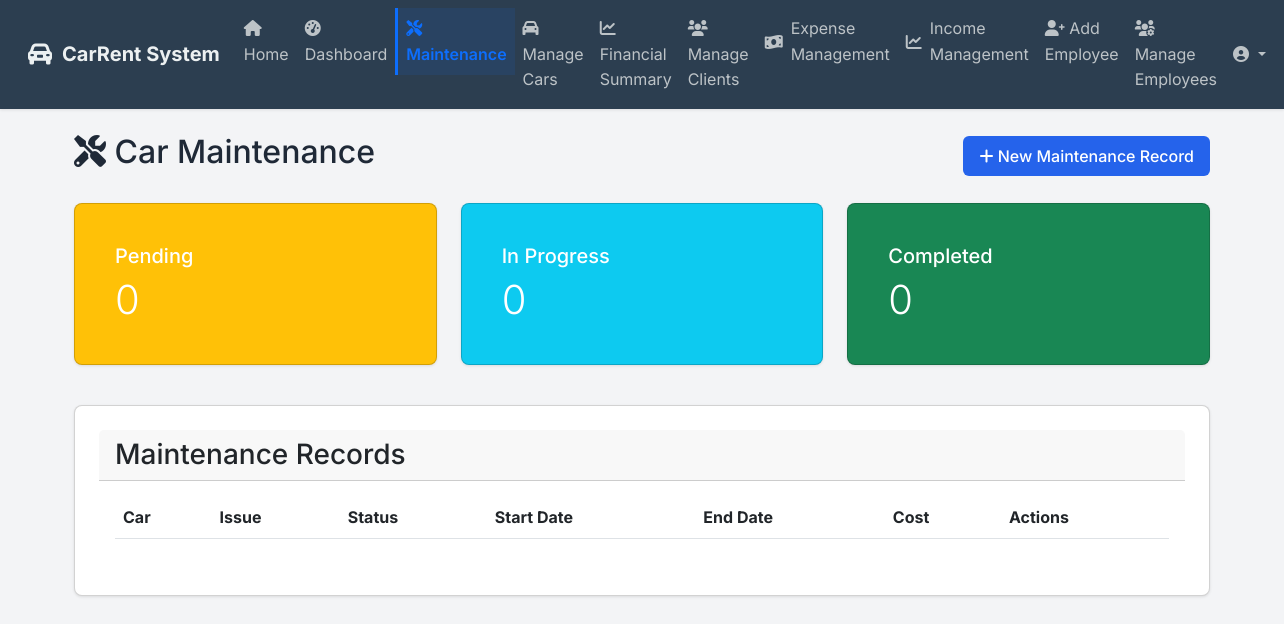
Before: /maintenance (signed in) with the older database file.
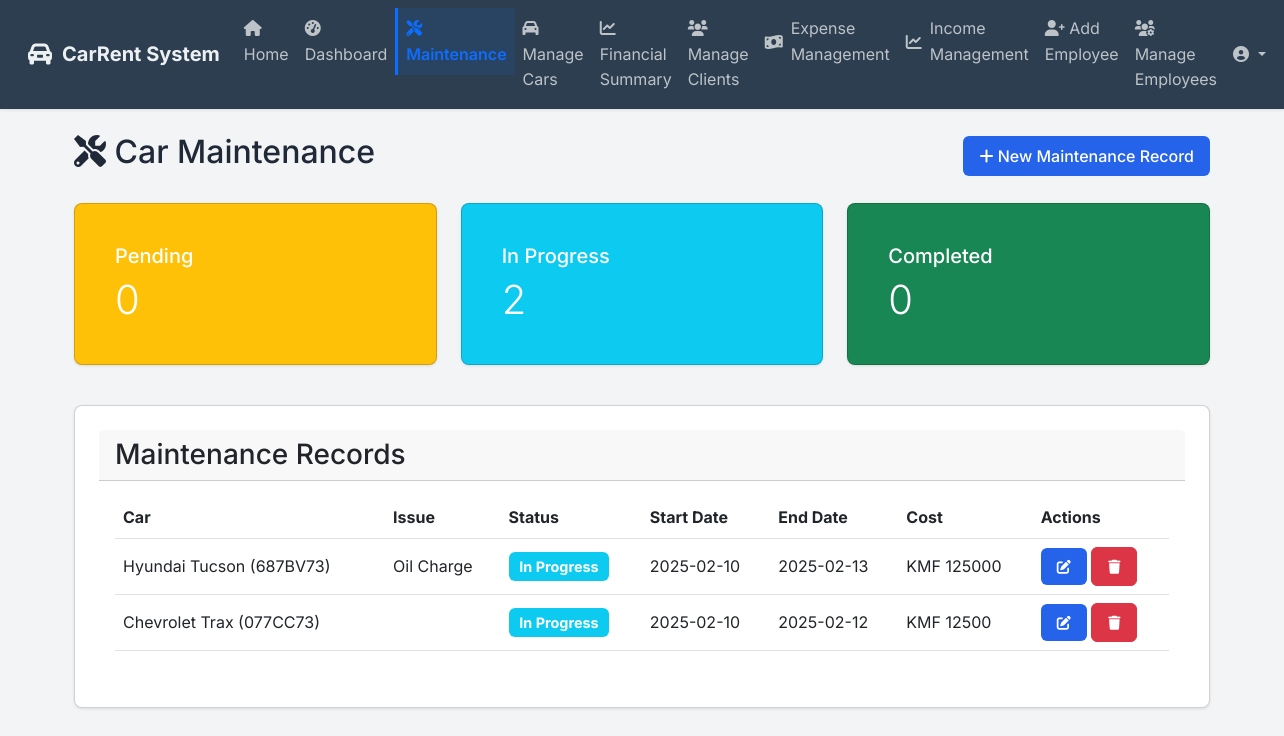
After: the same page with the newer database file.
### app/models.py (models this page shows)
class Maintenance(db.Model):
    id = db.Column(db.Integer, primary_key=True)
    car_id = db.Column(db.Integer, db.ForeignKey('car.id'), nullable=False)
    employee_id = db.Column(db.Integer, db.ForeignKey('user.id'), nullable=False)
    issue_description = db.Column(db.Text, nullable=False)
    status = db.Column(db.String(20), default='pending')  # pending, in_progress, completed
    cost = db.Column(db.Float, nullable=True)
    start_date = db.Column(db.DateTime, nullable=False, default=datetime.utcnow)
    end_date = db.Column(db.DateTime, nullable=True)
    notes = db.Column(db.Text, nullable=True)
    created_at = db.Column(db.DateTime, default=datetime.utcnow)
    updated_at = db.Column(db.DateTime, default=datetime.utcnow, onupdate=datetime.utcnow)

class Car(db.Model):
    id = db.Column(db.Integer, primary_key=True)
    model = db.Column(db.String(100), nullable=False)
    year = db.Column(db.Integer, nullable=False)
    license_plate = db.Column(db.String(20), unique=True, nullable=False)
    daily_rate = db.Column(db.Float, nullable=False)
    is_available = db.Column(db.Boolean, default=True)
    category = db.Column(db.String(50), nullable=False)
    description = db.Column(db.Text)
    features = db.Column(db.Text)  # Store as JSON string
    main_image = db.Column(db.String(200))  # Path to main display image
    display_order = db.Column(db.Integer, default=0)  # New field for custom ordering
    images = db.relationship('CarImage', backref='car', lazy=True, cascade='all, delete-orphan')
    bookings = db.relationship('Booking', backref='car', lazy=False)
    maintenance_records = db.relationship('Maintenance', backref='car', lazy=True, cascade='all, delete-orphan')

### app/routes.py (the view, shortened to what this page needs)
@main.route('/maintenance')
@login_required
def maintenance():
    import traceback
    import sys
    from sqlalchemy.exc import SQLAlchemyError, DatabaseError
    current_app.logger.info(
        f"Maintenance page access attempt. "
        f"User Details:\n"
        f"  ID: {current_user.id}\n"
        f"  Name: {current_user.name}\n"
        f"  Role: {current_user.role}\n"
        f"  Is Authenticated: {current_user.is_authenticated}\n"
        f"Python Version: {sys.version}\n"
        f"Current Working Directory: {os.getcwd()}"
    )
    try:
        try:
            from sqlalchemy import text
            db.session.execute(text('SELECT 1'))
            current_app.logger.info("Database connection is active and responsive.")
        except Exception as db_connection_error:
            current_app.logger.critical(
                f"Database connection error: {str(db_connection_error)}\n"
                f"Full Traceback: {traceback.format_exc()}"
            )
            flash('Database connection error. Please contact support.', 'error')
            return redirect(url_for('main.dashboard'))
        maintenance_records = []
        cars = []
        try:
            current_app.logger.info("Attempting to query maintenance records...")
            maintenance_records = Maintenance.query.order_by(Maintenance.created_at.desc()).all()
            for record in maintenance_records:
                if record.cost is None:
                    current_app.logger.warning(
                        f"Maintenance record {record.id} has a None cost value. "
                        f"Replacing with 0 to prevent rendering errors."
                    )
                    record.cost = 0
            current_app.logger.info(f"Successfully retrieved {len(maintenance_records)} maintenance records.")
        except SQLAlchemyError as maintenance_query_error:
            current_app.logger.error(
                f"Critical SQLAlchemy error querying maintenance records:\n"
                f"Error Type: {type(maintenance_query_error).__name__}\n"
                f"Error Details: {str(maintenance_query_error)}\n"
                f"Full Traceback: {traceback.format_exc()}"
            )
            try:
                db.session.rollback()
                current_app.logger.info("Database session rolled back successfully.")
            except Exception as rollback_error:
                current_app.logger.error(f"Error during rollback: {str(rollback_error)}")
        try:
            current_app.logger.info("Attempting to query cars...")
            cars = Car.query.all()
            current_app.logger.info(f"Successfully retrieved {len(cars)} cars.")
        except SQLAlchemyError as car_query_error:
            current_app.logger.error(
                f"Critical SQLAlchemy error querying cars:\n"
                f"Error Type: {type(car_query_error).__name__}\n"
                f"Error Details: {str(car_query_error)}\n"
                f"Full Traceback: {traceback.format_exc()}"
            )
        current_app.logger.info(
            f"Maintenance Page Query Results:\n"
            f"  Maintenance Records: {len(maintenance_records)}\n"
            f"  Cars: {len(cars)}\n"
            f"  User: {current_user.name} (ID: {current_user.id})\n"
            f"  Timestamp: {datetime.now()}"
        )
        return render_template('maintenance.html',
                             maintenance=maintenance_records,
                             cars=cars,
                             now=datetime.now())
    except Exception as critical_error:
        current_app.logger.critical(
            f"CRITICAL ERROR in maintenance route:\n"
            f"Error: {str(critical_error)}\n"
            f"Error Type: {type(critical_error).__name__}\n"
            f"User Details:\n"
            f"  ID: {current_user.id}\n"
            f"  Name: {current_user.name}\n"
            f"  Role: {current_user.role}\n"
            f"Python Details:\n"
            f"  Version: {sys.version}\n"
            f"  Path: {sys.path}\n"
            f"Full Traceback:\n{traceback.format_exc()}"
        )
        try:
            current_app.logger.error(f"Exception module: {critical_error.__class__.__module__}")
        except Exception as log_error:
            current_app.logger.error(f"Error during additional logging: {log_error}")
        flash(
            'A critical error occurred while accessing the maintenance page. '
            'Our team has been notified. Please try again later or contact support.',
            'error'
        )
        return redirect(url_for('main.home'))

### app/templates/maintenance.html (shortened to what this page needs)
{% extends "base.html" %}
{% block content %}
<div class="container mt-4">
    <div class="d-flex justify-content-between align-items-center mb-4">
        <h2><i class="fas fa-tools"></i> Car Maintenance</h2>
        <button class="btn btn-primary" onclick="openAddMaintenanceModal()">
            <i class="fas fa-plus"></i> New Maintenance Record
        </button>
    </div>
    <div class="row mb-4">
        <div class="col-md-4">
            <div class="card bg-warning text-white">
                <div class="card-body">
                    <h5 class="card-title">Pending</h5>
                    <p class="card-text display-4">{{ maintenance|selectattr('status', 'equalto', 'pending')|list|length }}</p>
                </div>
            </div>
        </div>
        <div class="col-md-4">
            <div class="card bg-info text-white">
                <div class="card-body">
                    <h5 class="card-title">In Progress</h5>
                    <p class="card-text display-4">{{ maintenance|selectattr('status', 'equalto', 'in_progress')|list|length }}</p>
                </div>
            </div>
        </div>
        <div class="col-md-4">
            <div class="card bg-success text-white">
                <div class="card-body">
                    <h5 class="card-title">Completed</h5>
                    <p class="card-text display-4">{{ maintenance|selectattr('status', 'equalto', 'completed')|list|length }}</p>
                </div>
            </div>
        </div>
    </div>
    <div class="card">
        <div class="card-header">
            <h3 class="mb-0">Maintenance Records</h3>
        </div>
        <div class="card-body">
            <div class="table-responsive">
                <table class="table table-hover">
                    <thead>
                        <tr>
                            <th>Car</th>
                            <th>Issue</th>
                            <th>Status</th>
                            <th>Start Date</th>
                            <th>End Date</th>
                            <th>Cost</th>
                            <th>Actions</th>
                        </tr>
                    </thead>
                    <tbody>
                        {% for record in maintenance %}
                        <tr>
                            <td>{{ record.car.model }} ({{ record.car.license_plate }})</td>
                            <td>{{ record.issue_description }}</td>
                            <td>
                                <span class="badge {% if record.status == 'pending' %}bg-warning{% elif record.status == 'in_progress' %}bg-info{% else %}bg-success{% endif %}">
                                    {{ record.status|replace('_', ' ')|title }}
                                </span>
                            </td>
                            <td>{{ record.start_date.strftime('%Y-%m-%d') }}</td>
                            <td>{{ record.end_date.strftime('%Y-%m-%d') if record.end_date else 'Ongoing' }}</td>
                            <td>KMF {{ "%.0f"|format(record.cost) }}</td>
                            <td>
                                <button class="btn btn-sm btn-primary" onclick="openEditModal('{{ record.id }}')">
                                    <i class="fas fa-edit"></i>
                                </button>
                                <button class="btn btn-sm btn-danger" onclick="openDeleteModal('{{ record.id }}')">
                                    <i class="fas fa-trash"></i>
                                </button>
                            </td>
                        </tr>
                        {% endfor %}
                    </tbody>
                </table>
            </div>
        </div>
    </div>
</div>
{% endblock %}

Changed rows visible on the page:
added Maintenance: car.model "Hyundai Tucson", car.license_plate "687BV73", issue_description "Oil Charge", status "In Progress", start_date "2025-02-10", end_date "2025-02-13", cost "125000"
added Maintenance: car.model "Chevrolet Trax", car.license_plate "077CC73", status "In Progress", start_date "2025-02-10", end_date "2025-02-12", cost "12500"
Other visible differences:
{{ maintenance|selectattr('status', 'equalto', 'in_progress')|list|length }}: "0" → "2"
